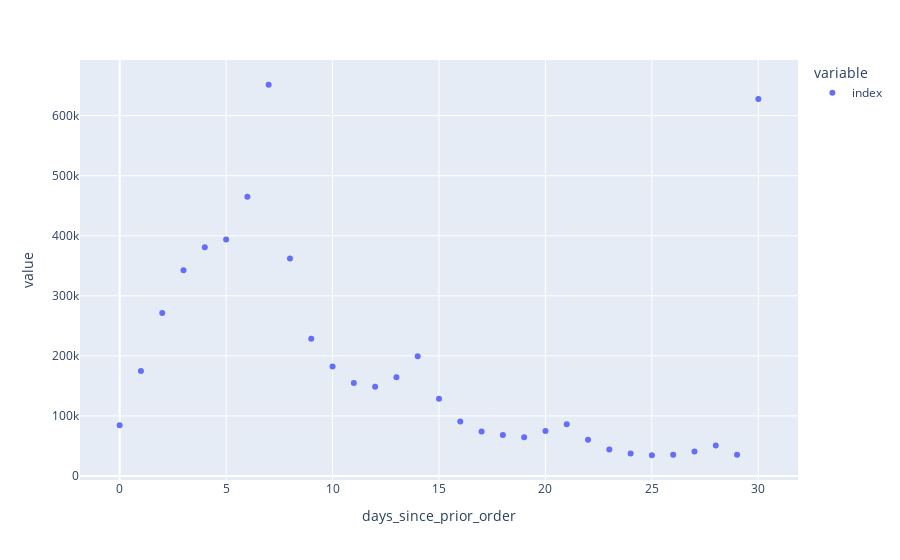

The notebook cell this image was saved under:
### Code cell
px.scatter(df.groupby("days_since_prior_order")["index"].count())

### Figure 1 — Plotly figure (JSON) as saved in the notebook; plotly's stock layout.template omitted (floating-point values rounded to 4 significant figures)
{"data": [{"hovertemplate": "variable=index<br>days_since_prior_order=%{x}<br>value=%{y}<extra></extra>", "legendgroup": "index", "marker": {"color": "#636efa", "symbol": "circle"}, "mode": "markers", "name": "index", "orientation": "v", "showlegend": true, "type": "scatter", "x": [0, 1, 2, 3, 4, 5, 6, 7, 8, 9, 10, 11, 12, 13, 14, 15, 16, 17, 18, 19, 20, 21, 22, 23, 24, 25, 26, 27, 28, 29, 30], "xaxis": "x", "y": [84279, 174617, 271301, 342541, 381056, 393925, 465038, 651494, 362074, 228319, 182184, 154758, 148492, 164404, 199194, 128421, 90752, 74027, 68272, 64483, 74879, 86058, 60483, 44287, 37509, 34512, 35369, 40625, 50599, 35528, 627616], "yaxis": "y"}], "layout": {"legend": {"title": {"text": "variable"}, "tracegroupgap": 0}, "margin": {"t": 60}, "xaxis": {"anchor": "y", "domain": [0, 1], "title": {"text": "days_since_prior_order"}}, "yaxis": {"anchor": "x", "domain": [0, 1], "title": {"text": "value"}}}}
